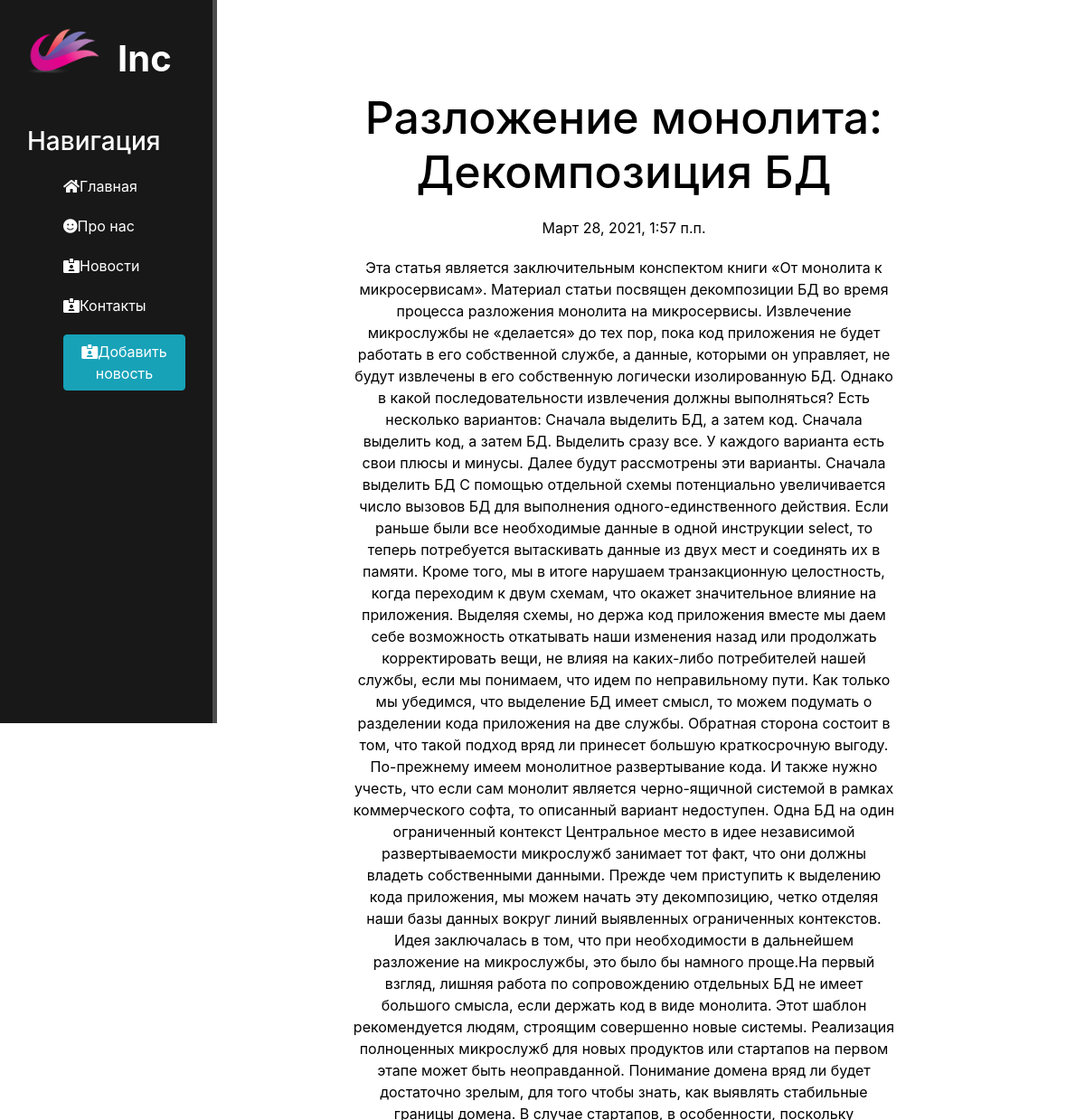
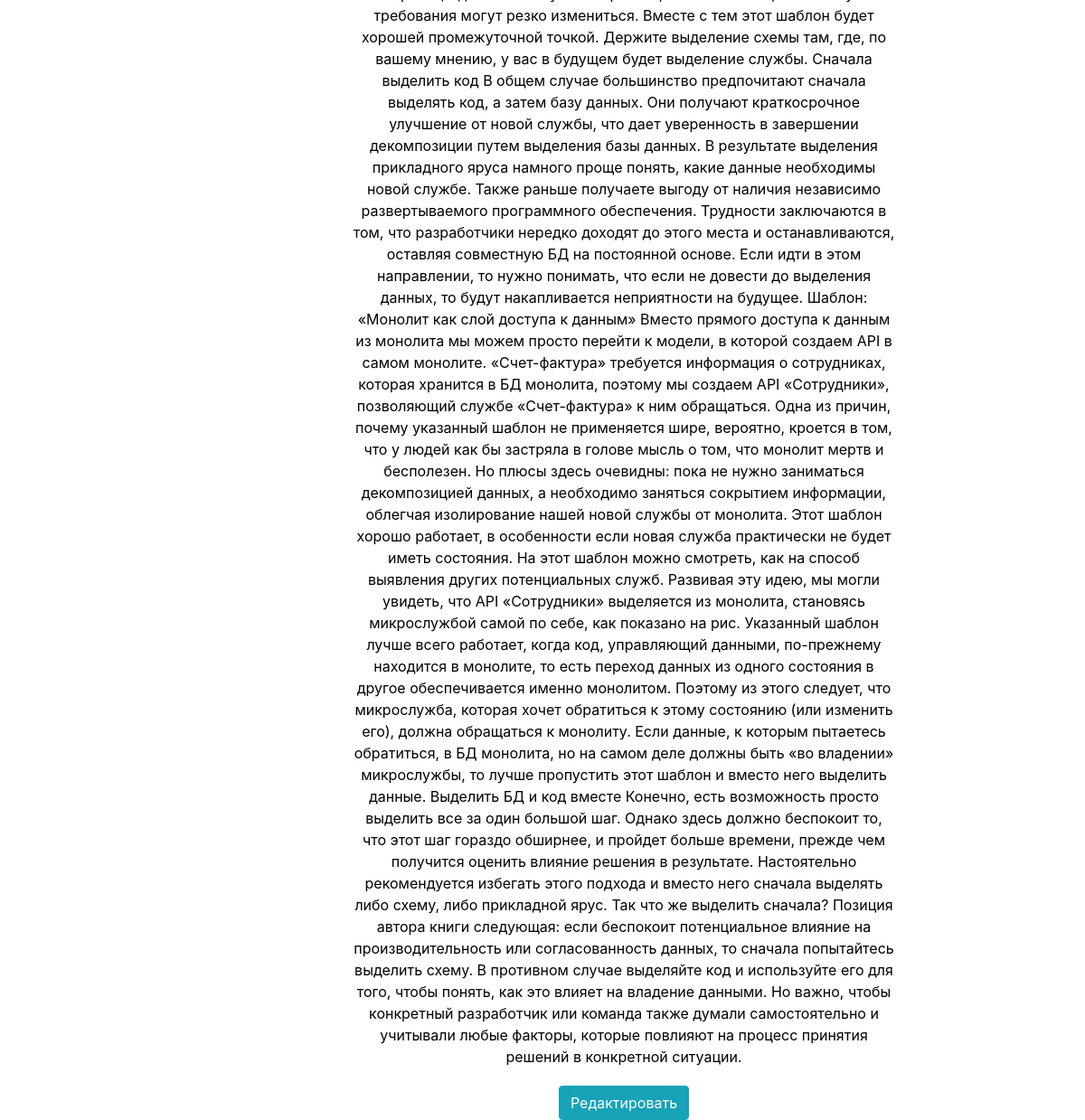
Screenshot of /news/7 with the database file from the repository (2 pictures, top to bottom).
### news/models.py (models this page shows, shortened)
class Articles(models.Model):
    title = models.CharField('Название', max_length=50)
    anons = models.CharField('Анонс', max_length=250)
    full_text = models.TextField('Текст')
    date = models.DateTimeField('Дата публикации')
    class Meta:
        verbose_name = 'Новость'
        verbose_name_plural = 'Новости'

### news/views.py (the view)
# urls.py: path('<int:pk>', views.NewsDetailView.as_view(), name='news-detail'),
class NewsDetailView(DetailView):
    model = Articles
    template_name = 'news/details_view.html'
    context_object_name = 'article'

### news/templates/news/details_view.html (shortened to what this page needs)
{% extends 'main/base.html' %}
{% block content %}
    <div class="features">
        <h1>{{ article.title }}</h1>
        <p>{{ article.date }}</p>
        <p>{{ article.full_text }}</p>
        <a href="{% url 'news-update' article.id %}" class="btn btn-info">Редактировать</a>
    </div>
{% endblock %}

### main/static/main/css/main.css (style rules this page uses)
body { background: #FFFFFF; }
main .features { float: left; color: #fff; margin-top: 100px; text-align: center; width: 75%; }
main .features h1 { font-size: 50px; color: black; }
main .features p { max-width: 600px; margin: 20px auto; color: black; }

### rows the page displays
Articles: title "Разложение монолита: Декомпозиция БД", date "Март 28, 2021, 1:57 п.п.", full_text "Эта статья является заключительным конспектом книги «От монолита к микросервисам». Материал статьи посвящен декомпозиции БД во время процесса разложения монолита на микросервисы. Извлечение микрослужбы не «делается» до тех пор, пока код приложения не будет работать в его собственной службе, а данные, которыми он управляет, не будут извлечены в его собственную логически изолиро­ванную БД. Однако в какой последовательности извлечения должны выполняться? Есть несколько вариантов: Сначала выделить БД, а затем код. Сначала выделить код, а затем БД. Выделить сразу все. У каждого варианта есть свои плюсы и минусы. Далее будут рассмотрены эти варианты. Сначала выделить БД С помощью отдельной схемы…"
